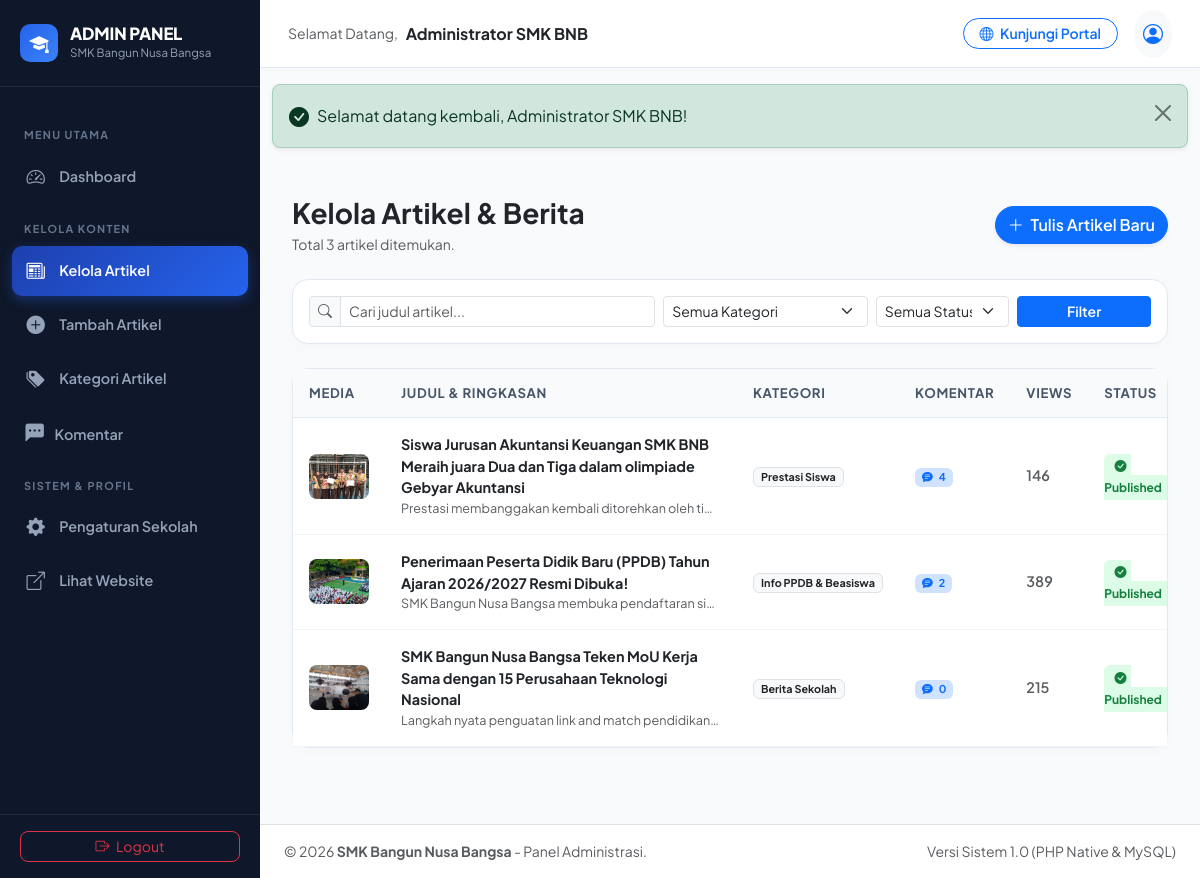
/admin/articles.php (signed in), run on the app's committed database.
### tables this page shows
CREATE TABLE `articles` (
  `id` int(11) NOT NULL,
  `category_id` int(11) NOT NULL,
  `user_id` int(11) NOT NULL,
  `title` varchar(255) NOT NULL,
  `slug` varchar(255) NOT NULL,
  `excerpt` text NOT NULL,
  `content` longtext NOT NULL,
  `image` varchar(255) DEFAULT NULL,
  `status` enum('published','draft') DEFAULT 'published',
  `views_count` int(11) DEFAULT 0,
  `created_at` timestamp NOT NULL DEFAULT current_timestamp(),
  `updated_at` timestamp NOT NULL DEFAULT current_timestamp() ON UPDATE current_timestamp()
);

CREATE TABLE `categories` (
  `id` int(11) NOT NULL,
  `name` varchar(100) NOT NULL,
  `slug` varchar(120) NOT NULL,
  `description` varchar(255) DEFAULT NULL,
  `created_at` timestamp NOT NULL DEFAULT current_timestamp()
);

### config/app.php (called while the page is built, shortened)
<?php
function base_url($path = '') {
    $protocol = (!empty($_SERVER['HTTPS']) && $_SERVER['HTTPS'] !== 'off') || (isset($_SERVER['SERVER_PORT']) && $_SERVER['SERVER_PORT'] == 443) ? "https://" : "http://";
    $host = $_SERVER['HTTP_HOST'] ?? 'localhost';
    $scriptName = str_replace('\\', '/', dirname($_SERVER['SCRIPT_NAME'] ?? ''));
    $baseFolder = '';
    if (strpos($scriptName, '/admin') !== false) {
        $baseFolder = substr($scriptName, 0, strpos($scriptName, '/admin'));
    } else {
        $baseFolder = rtrim($scriptName, '/');
    }
    $url = $protocol . $host . $baseFolder;
    return rtrim($url, '/') . '/' . ltrim($path, '/');
}
function asset($path = '') {
    return base_url('assets/' . ltrim($path, '/'));
}
function sanitize($data) {
    return htmlspecialchars(trim($data), ENT_QUOTES, 'UTF-8');
}

### admin/articles.php (the view, shortened to what this page needs)
<?php
require_once __DIR__ . '/../config/app.php';
$pdo = getDBConnection();
$search = sanitize($_GET['q'] ?? '');
$where = [];
$params = [];
$whereSql = !empty($where) ? "WHERE " . implode(' AND ', $where) : "";
$articles = [];
try {
    $stmt = $pdo->prepare("
        SELECT a.*, c.name as category_name, u.name as author_name,
               (SELECT COUNT(*) FROM comments cm WHERE cm.article_id = a.id) as comment_count
        FROM articles a
        JOIN categories c ON a.category_id = c.id
        JOIN users u ON a.user_id = u.id
        $whereSql
        ORDER BY a.created_at DESC
    ");
    $stmt->execute($params);
    $articles = $stmt->fetchAll();
} catch (Exception $e) {}
include __DIR__ . '/includes/header.php';
?>
<div class="d-flex flex-wrap justify-content-between align-items-center mb-4">
  <div>
    <h3 class="fw-bold text-dark mb-1">Kelola Artikel & Berita</h3>
    <p class="text-muted small mb-0">Total <?= count($articles) ?> artikel ditemukan.</p>
  </div>
  <a href="<?= base_url('admin/article-add.php') ?>" class="btn btn-primary rounded-pill fw-semibold shadow-sm">
    <i class="bi bi-plus-lg me-1"></i> Tulis Artikel Baru
  </a>
</div>
<div class="admin-card p-3 mb-4">
  <form action="<?= base_url('admin/articles.php') ?>" method="GET" class="row g-2 align-items-center">
    <div class="col-md-5">
      <div class="input-group input-group-sm">
        <span class="input-group-text bg-light text-muted"><i class="bi bi-search"></i></span>
        <input type="text" name="q" class="form-control" placeholder="Cari judul artikel..." value="<?= htmlspecialchars($search) ?>">
      </div>
    </div>
    <div class="col-md-3">
      <select name="kategori" class="form-select form-select-sm">
        <option value="">Semua Kategori</option>
      </select>
    </div>
    <div class="col-md-2">
      <select name="status" class="form-select form-select-sm">
        <option value="">Semua Status</option>
      </select>
    </div>
    <div class="col-md-2 d-flex gap-1">
      <button type="submit" class="btn btn-sm btn-primary w-100 fw-semibold">Filter</button>
    </div>
  </form>
</div>
<div class="admin-card">
  <div class="table-responsive">
    <table class="table table-custom align-middle mb-0">
      <thead>
        <tr>
          <th style="width: 70px;">Media</th>
          <th>Judul & Ringkasan</th>
          <th>Kategori</th>
          <th>Komentar</th>
          <th>Views</th>
          <th>Status</th>
        </tr>
      </thead>
      <tbody>
        <?php if (!empty($articles)): ?>
          <?php foreach ($articles as $art): ?>
            <tr>
              <td>
                <?php if (!empty($art['image'])): ?>
                  <img src="<?= asset('uploads/articles/' . $art['image']) ?>" alt="" class="rounded-3" style="width: 60px; height: 45px; object-fit: cover;">
                <?php else: ?>
                  <div class="bg-secondary-subtle rounded-3 d-flex align-items-center justify-content-center text-muted" style="width: 60px; height: 45px;">
                    <i class="bi bi-image"></i>
                  </div>
                <?php endif; ?>
              </td>
              <td>
                <a href="<?= base_url('admin/article-edit.php?id=' . $art['id']) ?>" class="fw-bold text-dark text-decoration-none d-block">
                  <?= htmlspecialchars($art['title']) ?>
                </a>
                <small class="text-muted text-truncate d-block" style="max-width: 320px;">
                  <?= htmlspecialchars($art['excerpt']) ?>
                </small>
              </td>
              <td>
                <span class="badge bg-light text-dark border"><?= htmlspecialchars($art['category_name']) ?></span>
              </td>
              <td>
                <a href="<?= base_url('admin/comments.php?article_id=' . $art['id']) ?>" class="badge bg-primary-subtle text-primary text-decoration-none">
                  <i class="bi bi-chat-text-fill me-1"></i> <?= $art['comment_count'] ?>
                </a>
              </td>
              <td>
                <span class="fw-semibold text-muted"><?= number_format($art['views_count']) ?></span>
              </td>
              <td>
                <?php if ($art['status'] === 'published'): ?>
                  <span class="badge-published"><i class="bi bi-check-circle-fill me-1"></i> Published</span>
                <?php else: ?>
                  <span class="badge-draft"><i class="bi bi-pencil-fill me-1"></i> Draft</span>
                <?php endif; ?>
              </td>
            </tr>
          <?php endforeach; ?>
        <?php endif; ?>
      </tbody>
    </table>
  </div>
</div>
<?php include __DIR__ . '/includes/footer.php'; ?>

### assets/css/admin.css (style rules this page uses)
:root { --admin-primary: #1e40af; --admin-sidebar-bg: #0f172a; --admin-sidebar-text: #94a3b8; --admin-sidebar-active: #3b82f6; --admin-body-bg: #f8fafc; --admin-card-border: #e2e8f0; }
body.admin-body { font-family: 'Plus Jakarta Sans', -apple-system, BlinkMacSystemFont, "Segoe UI", Roboto, sans-serif; background-color: var(--admin-body-bg); color: #334155; min-height: 100vh; }
.admin-card { background: #ffffff; border-radius: 16px; border: 1px solid var(--admin-card-border); box-shadow: 0 4px 15px rgba(15, 23, 42, 0.02); margin-bottom: 1.75rem; }
.table-custom th { background: #f8fafc; color: #475569; font-weight: 700; font-size: 0.825rem; text-transform: uppercase; letter-spacing: 0.05em; padding: 0.9rem 1rem; border-bottom: 1px solid #e2e8f0; }
.table-custom td { padding: 1rem; vertical-align: middle; color: #334155; font-size: 0.9rem; border-bottom: 1px solid #f1f5f9; }
.badge-published { background-color: #dcfce7; color: #15803d; font-weight: 700; font-size: 0.75rem; padding: 0.3rem 0.65rem; border-radius: 6px; }

### data on the page
articles: image (picture), title "Siswa Jurusan Akuntansi Keuangan SMK BNB Meraih juara Dua dan Tiga dalam olimpiade Gebyar Akuntansi", excerpt "Prestasi membanggakan kembali ditorehkan oleh ti…", category.name "Prestasi Siswa", comment_count "4", views_count "146", status "published" (drawn)
articles: image (picture), title "Penerimaan Peserta Didik Baru (PPDB) Tahun Ajaran 2026/2027 Resmi Dibuka!", excerpt "SMK Bangun Nusa Bangsa membuka pendaftaran si…", category.name "Info PPDB & Beasiswa", comment_count "2", views_count "389", status "published" (drawn)
articles: image (picture), title "SMK Bangun Nusa Bangsa Teken MoU Kerja Sama dengan 15 Perusahaan Teknologi Nasional", excerpt "Langkah nyata penguatan link and match pendidikan…", category.name "Berita Sekolah", comment_count "0", views_count "215", status "published" (drawn)

### other printed values
$adminUser['name'] "Administrator SMK BNB"
$message "Selamat datang kembali, Administrator SMK BNB!"
count($articles) "3"
